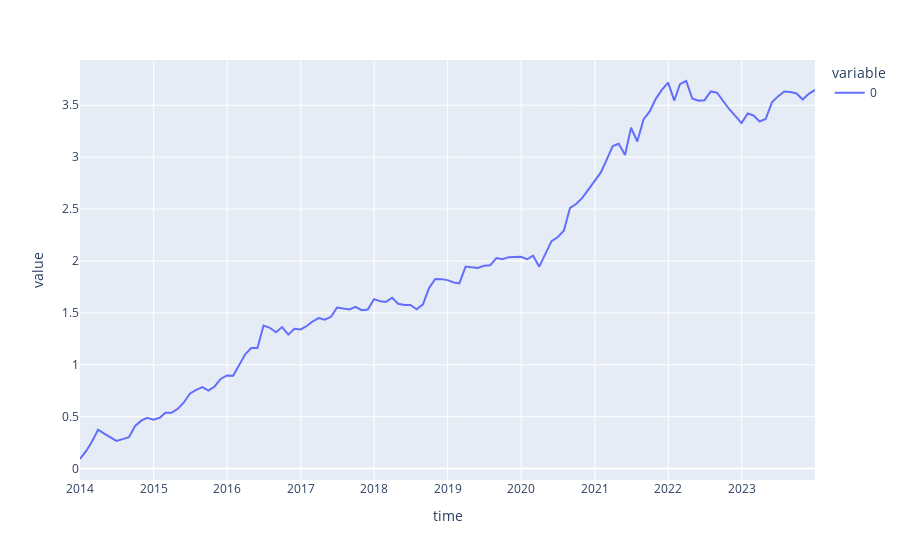

Source (notebook cell):
### Code cell
optimal_weights_df['optimal_weight'].mul(smallcap_performance['r']).groupby(level=0).sum().cumsum().plot()
optimized_ret.cumsum().plot()
